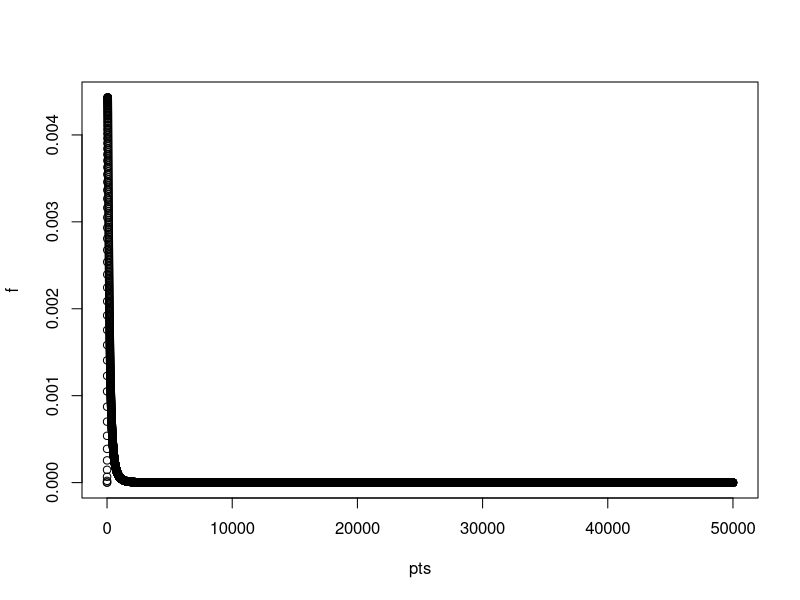
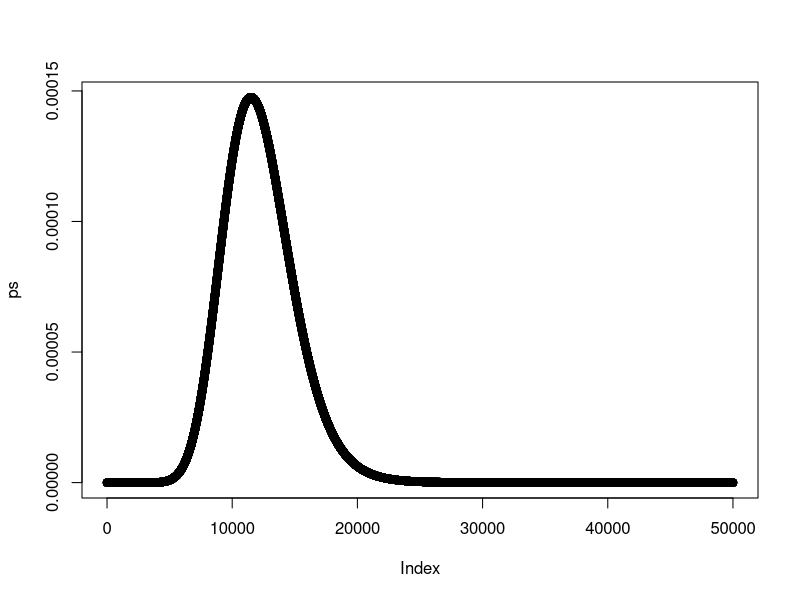

Source code (R) for these figures, in order:
## ---- chunk 1
knitr::opts_chunk$set(echo = TRUE)
## ---- chunk 2
lambda <- 50
mu <- 5
sigma <- 1
q <- 20000
alpha <- 0.99
## ---- chunk 3
LN.moment <- function(n, mu, sigma){
  # 
  exp(n * mu + (n * sigma)^2 / 2)
}
## ---- chunk 4
E.S <- lambda * LN.moment(1, mu, sigma)
var.S <- lambda * LN.moment(2, mu, sigma)
skew.S <- LN.moment(3, mu, sigma) / sqrt(lambda * (LN.moment(2, mu, sigma))^3)
FS.momentos <- as.data.frame(c(E.S,var.S,skew.S))
colnames(FS.momentos ) <- c("F_S")
rownames(FS.momentos ) <- c("Expectation","Variance","Skew")
FS.momentos
## ---- chunk 5
tprob.S.norm <- pnorm(q, mean = E.S, sd = sqrt(var.S), lower.tail = FALSE)
VaR.S.norm <- E.S + sqrt(var.S) * qnorm(alpha)
ES.S.norm <- E.S + sqrt(var.S) * dnorm(qnorm(alpha)) / (1-alpha)
FS.tail.norm <- as.data.frame(c(tprob.S.norm ,VaR.S.norm ,ES.S.norm ))
colnames(FS.tail.norm) <- c("gaussian")
rownames(FS.tail.norm) <- c("Probability","VaR","E.S.")
FS.tail.norm
## ---- chunk 6
shape <- (2/skew.S)^2
rate <- sqrt(shape/var.S)
k <- E.S - shape/rate
## ---- chunk 7
tprob.S.tg <- pgamma(q-k, shape, rate, lower.tail = FALSE)
VaR.S.tg <- k + qgamma(alpha, shape, rate)
ES.S.tg <- k + ((shape/rate) / (1-alpha)) * 
          pgamma(qgamma(alpha, shape, rate), 
                 shape = shape + 1, rate = rate, lower.tail = FALSE)
FS.tail.tg <- as.data.frame(c(tprob.S.tg ,VaR.S.tg ,ES.S.tg ))
colnames(FS.tail.tg) <- c("gamma-t")
rownames(FS.tail.tg) <- c("Probability","VaR","E.S.")
FS.tail.tg
## ---- chunk 8
nsteps <- 50000 # k; should be > floor(q)
stopifnot(nsteps + 1 >= floor(q))
## ---- chunk 9
nsteps <- 50000
stopifnot(nsteps + 1 >= floor(q))

pts <- c(0, 1:(nsteps+1)- 0.5)
f <- diff(plnorm(pts, meanlog = mu, sdlog = sigma))
## ---- chunk 10
FX_d <- cbind(pts,f)
plot(FX_d)
## ---- chunk 11
a <- 0
b <- lambda
ps <- numeric(nsteps+1)
ps[1] <- exp(lambda * (f[1] - 1))
fct <- 1 - f[1] * a
for(k in 1:nsteps){
  j <- 1:k
  ps[k+1] <- fct * sum((a + b*j/k) * f[j+1] * ps[k-j+1])
}
plot(ps)
## ---- chunk 12
Ps.df <- cumsum(ps)
tprob.S.pr <- 1 - Ps.df[floor(q)]
# Indices para los cuales S.df >= alpha
ii <- which(Ps.df >= alpha)
stopifnot(length(ii) > 0)
VaR.S.pr <- min(ii)
ES.S.pr <- sum((ii-1) * ps[ii]) / (1-alpha)
FS.tail.pr <- as.data.frame(c(tprob.S.pr ,VaR.S.pr ,ES.S.pr ))
colnames(FS.tail.pr) <- c("Panjer")
rownames(FS.tail.pr) <- c("Probability","VaR","E.S.")
FS.tail.pr
## ---- chunk 13
FS.tail <- cbind(FS.tail.norm,FS.tail.tg,FS.tail.pr)
FS.tail
